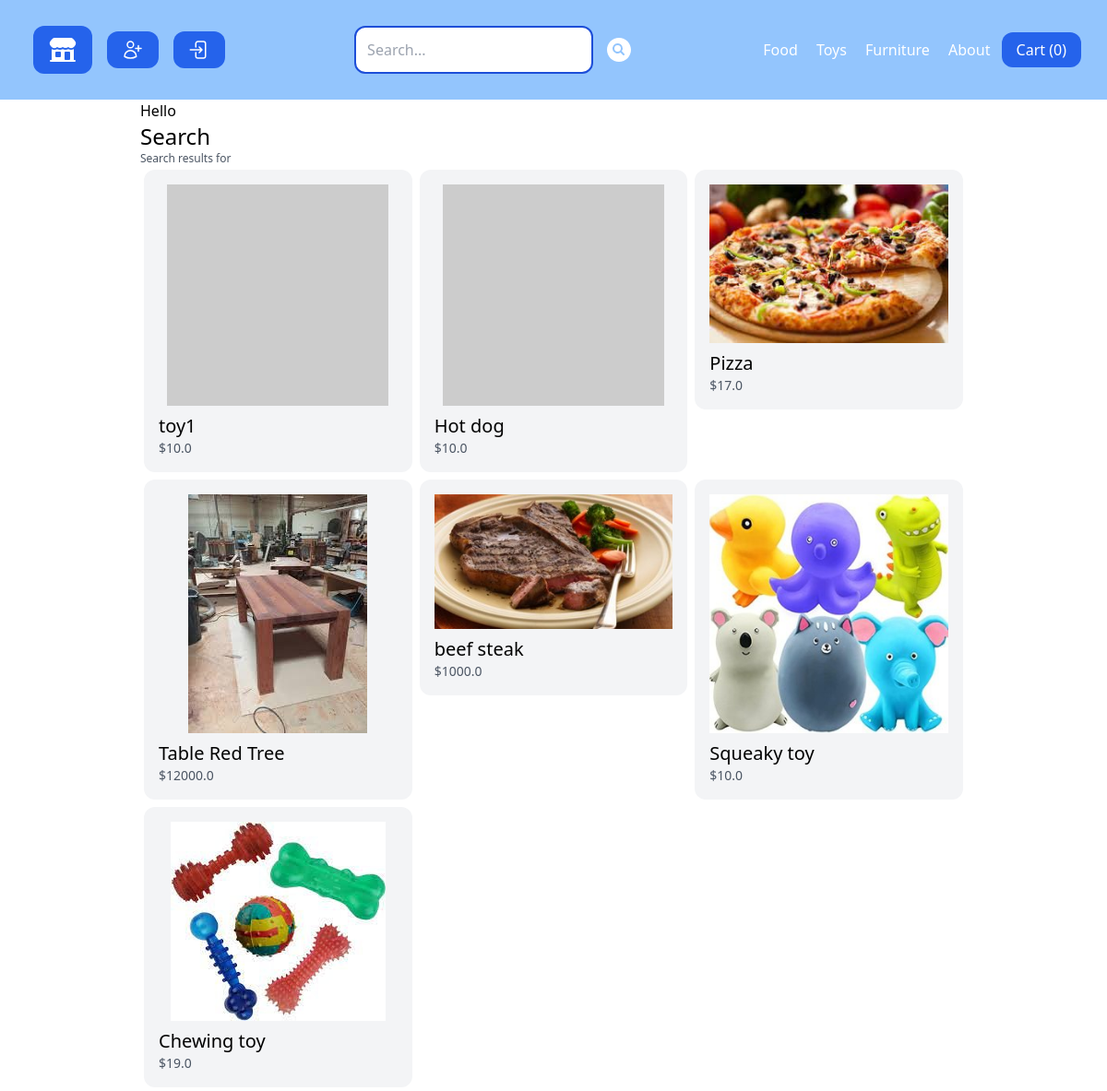
The app's page /search/ with its own data.
### store/models.py (models this page shows, shortened)
class Category(models.Model):
    title = models.CharField(max_length = 50)
    slug = models.SlugField(max_length = 50)  # url representation field
    class Meta:
        verbose_name_plural = 'Categories'

class Product(models.Model):
    DRAFT = 'draft'
    WAITING_APPROVAL = 'waitingapproval'
    ACTIVE = 'active'
    DELETED = 'deleted'
    STATUS_CHOICES = (
        (DRAFT, 'Draft'),
        (WAITING_APPROVAL, 'Waiting Approval'),
        (ACTIVE, 'Active'),
        (DELETED,'Deleted'),
    )
    user = models.ForeignKey(User, related_name = 'products',on_delete = models.CASCADE)
    category = models.ForeignKey(Category, related_name='products', on_delete = models.CASCADE)
    title = models.CharField(max_length=50)
    slug = models.SlugField(max_length=50)
    description = models.TextField(blank=True)
    price = models.IntegerField()
    image = models.ImageField(upload_to='uploads/product_images/', blank=True, null=True)
    thumbnails = models.ImageField(upload_to='uploads/product_images/thumbnail/', blank=True, null=True)
    created_at = models.DateTimeField(auto_now_add = True)
    updated_at = models.DateTimeField(auto_now = True)
    status = models.CharField(max_length=50, choices=STATUS_CHOICES, default=ACTIVE)
    class Meta:
        ordering=('-created_at',) # put items in oder they was created
    def get_display_price(self):
        return self.price/100
    def get_thumbnail(self):
        if self.thumbnails:
            return self.thumbnails.url
        else:
            if self.image:
                self.thumbnails = self.make_thumbnail(self.image)
                self.save()
                return self.thumbnails.url
            else:
                return 'http://via.placeholder.com/240x240'

### store/views.py (the view)
# urls.py: path('search/', views.search, name = 'search'),
def search(request):
    query = request.GET.get('query','') # get data from search fields with name query
    products = Product.objects.filter(status=Product.ACTIVE).all()
    products = products.filter(Q(title__icontains=query)&
                                      Q(description__icontains=query))
    return render(request, 'store/search.html',{
        'query':query,
        'products':products
    })

### store/cart.py (called while the page is built)
    def __len__(self):
        return sum(item['quantity'] for item in self.cart.values())

### store/context_processors.py (called while the page is built)
def cart(request):
    return {'cart':Cart(request)}

### store/templatetags/menu.py (called while the page is built)
@register.inclusion_tag('core/menu.html') # we need add the menu.html
def menu():
    categories = Category.objects.all()
    return {'categories':categories}

### store/templates/store/search.html (shortened to what this page needs)
{% extends 'core/base.html'%}
{% block content %}
Hello
<h1 class="text-2xl">Search</h1>
<h2 class="text-xs text-gray-600">Search results for {{query}}</h2>
{%if products%}
  {% include 'store/partials/products.html' %}
{%else%}
<p>There are no products with these parameters</p>
{% endif%}
{%endblock%}

### core/templates/core/menu.html
{% for category in categories %}
<a
  href="{%url 'category_detail' category.slug %}"
  class="p-2 text-white hover:bg-blue-500 rounded-xl"
  >{{category.title}}</a
>
{%endfor%}
<a href="{% url 'about' %}" class="p-2 text-white hover:bg-blue-500 rounded-xl">
  About
</a>

### store/templates/store/partials/products.html
<div class="flex flex-wrap">
  {% for product in products %}
  <div class="product w-1/3 p-1">
    <div class="p-4 bg-gray-100 rounded-xl">
      <a href="{% url 'product_detail' product.category.slug product.slug %}">
        <div class="image">
          <img
            class="mx-auto"
            src="{{product.get_thumbnail }}"
            alt="{{product.title}}"
          />
        </div>
        <h2 class="mt-2 text-xl">{{product.title}}</h2>
        <p class="text-sm text-gray-600">${{product.get_display_price}}</p>
      </a>
    </div>
  </div>
  {% endfor %}
</div>

### records on screen
Category: title "Food"
Category: title "Toys"
Category: title "Furniture"
Product: title "toy1", get_display_price "10.0"
Product: title "Hot dog", get_display_price "10.0"
Product: get_thumbnail (picture), title "Pizza", get_display_price "17.0"
Product: get_thumbnail (picture), title "Table Red Tree", get_display_price "12000.0"
Product: get_thumbnail (picture), title "beef steak", get_display_price "1000.0"
Product: get_thumbnail (picture), title "Squeaky toy", get_display_price "10.0"
Product: get_thumbnail (picture), title "Chewing toy", get_display_price "19.0"

### other values on screen
{{ cart|length }} "0"
